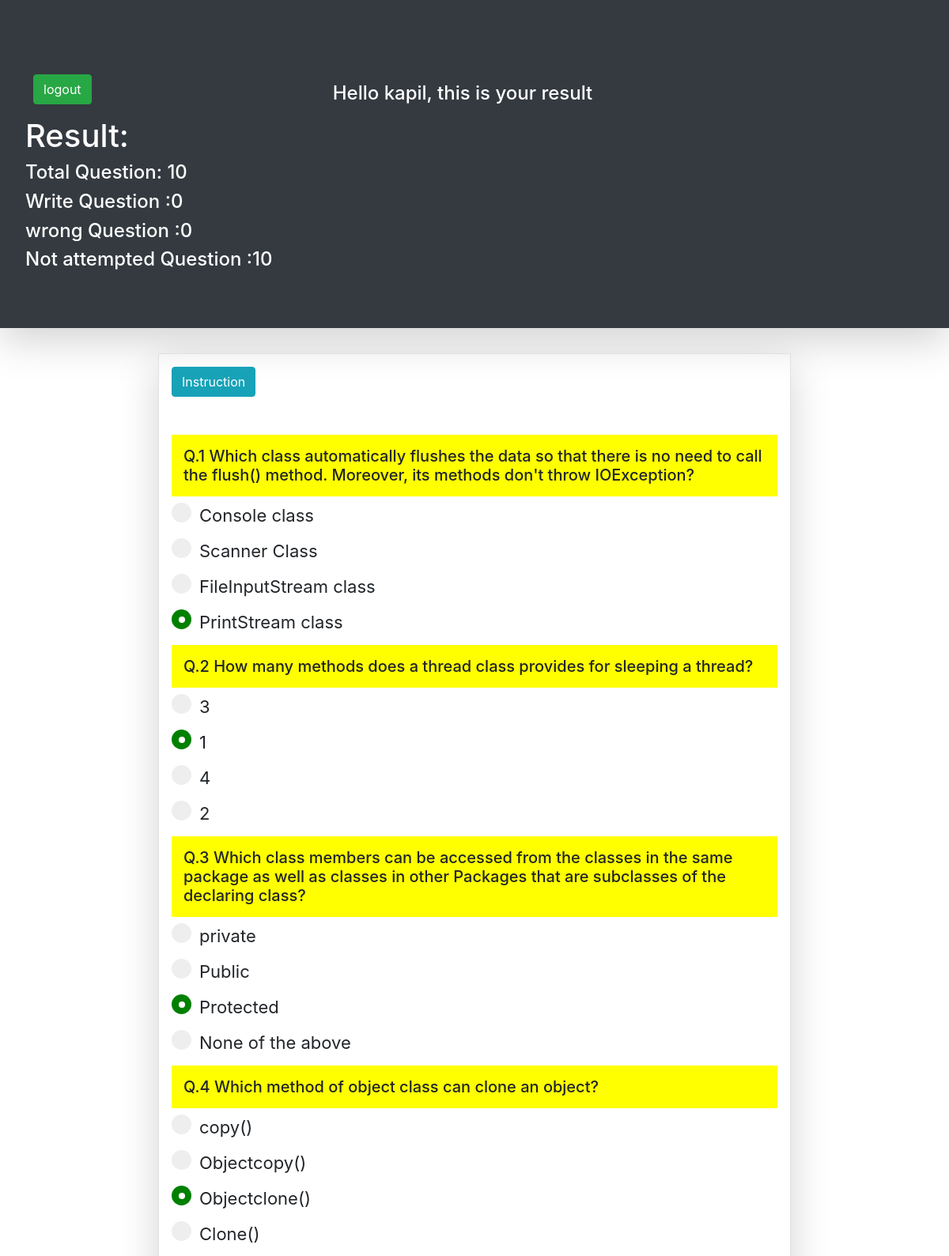
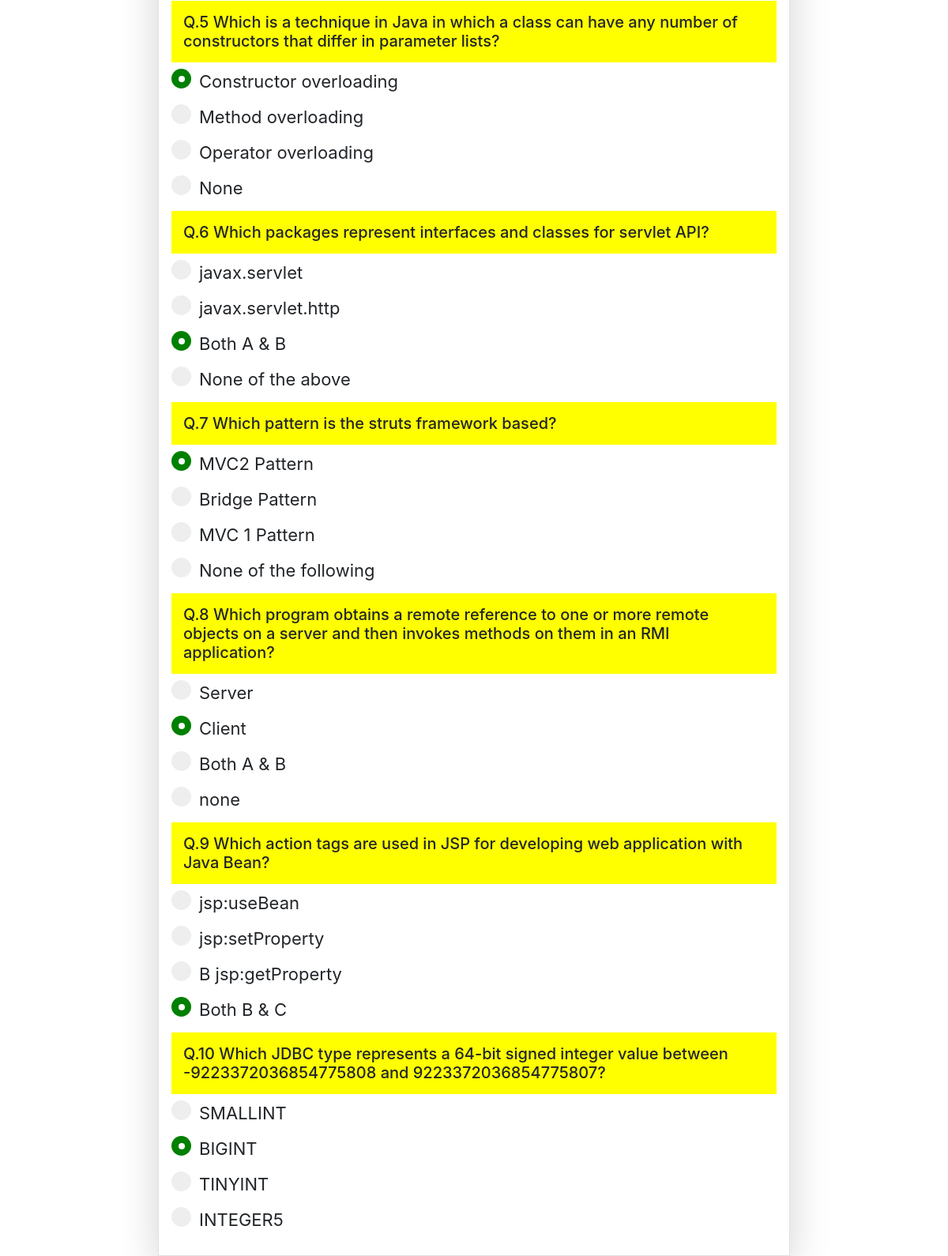
The page /result.php (signed in) on the database its author committed (2 pictures, top to bottom).
### tables this page shows
CREATE TABLE `question` (
  `id` int(3) NOT NULL,
  `question` varchar(250) NOT NULL,
  `option1` varchar(250) NOT NULL,
  `option2` varchar(250) NOT NULL,
  `option3` varchar(250) NOT NULL,
  `option4` varchar(250) NOT NULL,
  `answer` int(3) NOT NULL
);

### result.php (the view, shortened to what this page needs)
<?php
$con=mysqli_connect("localhost","root","","webproject") or die("server not found");
$email=$_SESSION['login'];
$query1="select * from result where email='$email'";
$z=mysqli_query($con,$query1) or die("wrong result");
$array2=mysqli_fetch_array($z);
$right=0;
$wrong=0;
$notattempt=0;
for($i=1;$i<=10;$i++)
{
	if($array2["$i"]=="0")
		$notattempt++;
}
?>
<html>
<head>
  <link rel="stylesheet" href="file/bootstrap-4.2.1-dist/css/bootstrap.min.css">
	</head>
<body>
<div class="container-fluid bg-dark jumbotron shadow-lg text-left bg-dark rounded-0 text-light" style="background-color: black;"  >
<div class="row">
	<div class="col-4">
		<form method="post" action="logout.php">
<input type="submit" name="logout" class="btn btn-success" style="margin-top: 30px;margin-left: 10px;" value="logout">	</input>
</form>
<h1 style="color:white;"> Result:</h1>
<h4 style="color:white">Total Question: 10</h4>
<h4 style="color:white">Write Question :<?php echo $right;?></h4>
<h4 style="color:white">wrong Question :<?php echo "$wrong"?></h4>
<h4 style="color:white">Not attempted Question :<?php echo $notattempt;?></h4>
	</div>
<div class="col-4">
<h4  style="color:white;padding-top:40px;margin-left: px; "> Hello 	<? echo $_SESSION['name'].", ";?>this is your result</h4>
</div>
</div>
</div>
<div class="container col-md-8 p-3 border shadow-lg">
	<button type="button" class="btn btn-info" data-toggle="collapse" data-target="#demo">Instruction</button>
<br><br><br>
	<?php
$query="select * from question";
$x=mysqli_query($con,$query) or die("wrong query");
while($array=mysqli_fetch_array($x))
{	$index=$array['id'];
	?>
	<h5  <?php if($array2[$index]=='1'){ ?>style="background-color: green;padding: 10px;border:1px solid gray;"; <?php } ?>
<?php if($array2[$index]=='0'){ ?>style="background-color: yellow;padding: 10px;border:5px solid yellow;" <?php } ?> >Q.<?php echo $array['id']." ".$array['question']; ?> </h5>
	<?php $name=$array['id'];?>
	<label class="container1">
	<input type="radio" disabled id="<?php echo $array['option1'];?>" name='<?php echo "$name"?>'><?php echo $array['option1'];?><br>
	<span class="checkmark"></span>
	</label>
	<label class="container1">
	<input type="radio" disabled id="<?php echo $array['option2'];?>" name='<?php echo "$name"?>'><?php echo $array['option2'];?><br>
	<span class="checkmark"></span>
	</label>
	<label class="container1">
	<input type="radio" disabled id="<?php echo $array['option3'];?>" name='<?php echo "$name"?>'><?php echo $array['option3'];?><br>
	<span class="checkmark"></span>
	</label>
	<label class="container1">
	<input type="radio" disabled id="<?php echo $array['option4'];?>" name='<?php echo "$name"?>'><?php echo $array['option4'];?><br>
		<span class="checkmark"></span>
	</label>
<?php
}
?>
	</div>
</body>
</html>

### result.php (style rules this page uses)
.container1 { display: block; position: relative; padding-left: 35px; margin-bottom: 12px; cursor: pointer; font-size: 22px; -webkit-user-select: none; -moz-user-select: none; -ms-user-select: none; user-select: none; }
.checkmark { position: absolute; top: 0; left: 0; height: 25px; width: 25px; background-color: #eee; border-radius: 50%; }
.container1 input:checked ~ .checkmark { background-color: green; }
.checkmark:after { content: ""; position: absolute; display: none; }
.container input:checked ~ .checkmark:after { display: block; }
.container1 .checkmark:after { top: 9px; left: 9px; width: 8px; height: 8px; border-radius: 50%; background: white; }

### rows shown on the page
question: id "1", question "Which class automatically flushes the data so that there is no need to call the flush() method. Moreover, its methods don't throw IOException?", option1 "Console class", option2 "Scanner Class", option3 "FileInputStream class", option4 "PrintStream class"
question: id "2", question "How many methods does a thread class provides for sleeping a thread?", option1 "3", option2 "1", option3 "4", option4 "2"
question: id "3", question "Which class members can be accessed from the classes in the same package as well as classes in other Packages that are subclasses of the declaring class?", option1 "private", option2 "Public", option3 "Protected", option4 "None of the above"
question: id "4", question "Which method of object class can clone an object?", option1 "copy()", option2 "Objectcopy()", option3 "Objectclone()", option4 "Clone()"
question: id "5", question "Which is a technique in Java in which a class can have any number of constructors that differ in parameter lists?", option1 "Constructor overloading", option2 "Method overloading", option3 "Operator overloading", option4 "None"
question: id "6", question "Which packages represent interfaces and classes for servlet API?", option1 "javax.servlet", option2 "javax.servlet.http", option3 "Both A & B", option4 "None of the above"
question: id "7", question "Which pattern is the struts framework based?", option1 "MVC2 Pattern", option2 "Bridge Pattern", option3 "MVC 1 Pattern", option4 "None of the following"
question: id "8", question "Which program obtains a remote reference to one or more remote objects on a server and then invokes methods on them in an RMI application?", option1 "Server", option2 "Client", option3 "Both A & B", option4 "none"
question: id "9", question "Which action tags are used in JSP for developing web application with Java Bean?", option1 "jsp:useBean", option2 "jsp:setProperty", option3 "B jsp:getProperty", option4 "Both B & C"
question: id "10", question "Which JDBC type represents a 64-bit signed integer value between -9223372036854775808 and 9223372036854775807?", option1 "SMALLINT", option2 "BIGINT", option3 "TINYINT", option4 "INTEGER5"

### other values the page prints
$right "0"
$wrong "0"
$notattempt "10"
$_SESSION['name'] "kapil"
